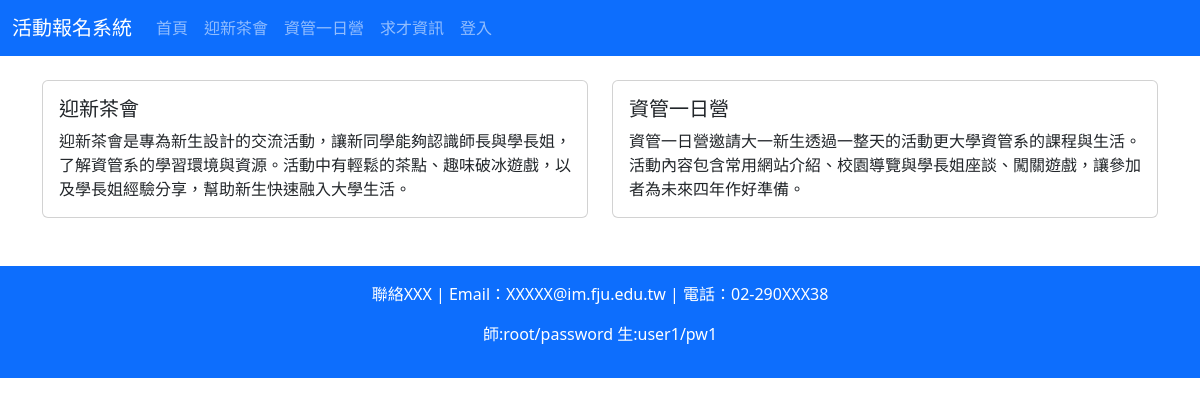
The page / on the database its author committed.
### tables this page shows
CREATE TABLE `event` (
  `id` int(10) UNSIGNED NOT NULL,
  `name` varchar(30) NOT NULL,
  `description` varchar(255) NOT NULL
);

### index.php (the view, shortened to what this page needs)
<?php
require_once 'db.php';
$stmt = $conn->prepare("SELECT name, description FROM event");
$stmt->execute();
$events = $stmt->fetchAll(PDO::FETCH_ASSOC);
include 'header.php';
?>
<div class="container mt-4">
    <div class="row">
        <?php if (empty($events)): ?>
            <div class="col-12">
                <p class="text-center">目前沒有活動資訊。</p>
            </div>
        <?php else: ?>
            <?php foreach ($events as $event): ?>
                <div class="col-md-6">
                    <div class="card">
                        <div class="card-body">
                            <h5 class="card-title"><?php echo htmlspecialchars($event['name']); ?></h5>
                            <p class="card-text"><?php echo htmlspecialchars($event['description']); ?></p>
                        </div>
                    </div>
                </div>
            <?php endforeach; ?>
        <?php endif; ?>
    </div>
</div>
<?php include 'footer.php'; ?>

### rows shown on the page
event: name "迎新茶會", description "迎新茶會是專為新生設計的交流活動，讓新同學能夠認識師長與學長姐，了解資管系的學習環境與資源。活動中有輕鬆的茶點、趣味破冰遊戲，以及學長姐經驗分享，幫助新生快速融入大學生活。"
event: name "資管一日營", description "資管一日營邀請大一新生透過一整天的活動更大學資管系的課程與生活。活動內容包含常用網站介紹、校園導覽與學長姐座談、闖關遊戲，讓參加者為未來四年作好準備。"
